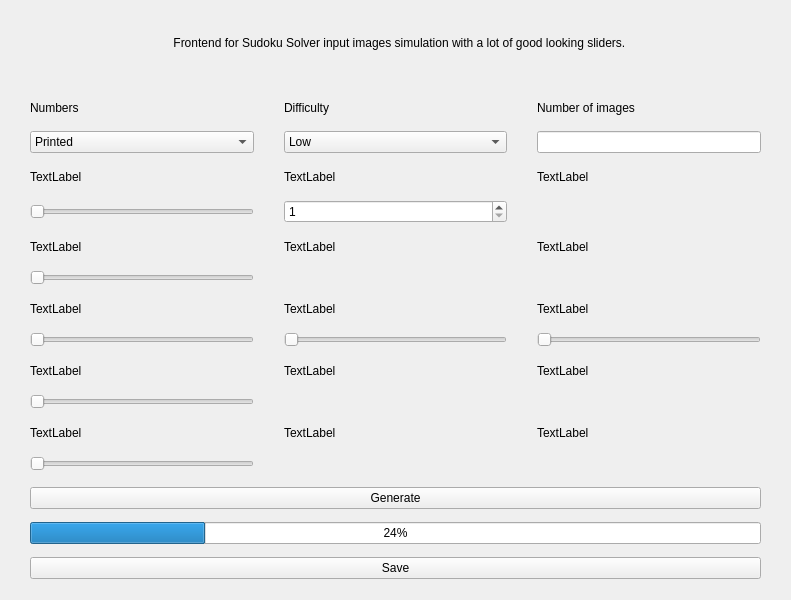
<?xml version="1.0" encoding="UTF-8"?>
<ui version="4.0">
 <class>Form</class>
 <widget class="QWidget" name="Form">
  <property name="enabled">
   <bool>true</bool>
  </property>
  <property name="geometry">
   <rect>
    <x>0</x>
    <y>0</y>
    <width>791</width>
    <height>600</height>
   </rect>
  </property>
  <property name="minimumSize">
   <size>
    <width>791</width>
    <height>600</height>
   </size>
  </property>
  <property name="maximumSize">
   <size>
    <width>792</width>
    <height>600</height>
   </size>
  </property>
  <property name="windowTitle">
   <string>Form</string>
  </property>
  <widget class="QWidget" name="gridLayoutWidget">
   <property name="geometry">
    <rect>
     <x>10</x>
     <y>480</y>
     <width>771</width>
     <height>108</height>
    </rect>
   </property>
   <layout class="QGridLayout" name="gridLayout">
    <property name="leftMargin">
     <number>20</number>
    </property>
    <property name="rightMargin">
     <number>20</number>
    </property>
    <item row="3" column="0">
     <widget class="QPushButton" name="pushButton_2">
      <property name="text">
       <string>Save</string>
      </property>
     </widget>
    </item>
    <item row="2" column="0">
     <widget class="QProgressBar" name="progressBar">
      <property name="value">
       <number>24</number>
      </property>
     </widget>
    </item>
    <item row="1" column="0">
     <widget class="QPushButton" name="pushButton">
      <property name="text">
       <string>Generate</string>
      </property>
     </widget>
    </item>
   </layout>
  </widget>
  <widget class="QWidget" name="gridLayoutWidget_2">
   <property name="geometry">
    <rect>
     <x>10</x>
     <y>90</y>
     <width>771</width>
     <height>381</height>
    </rect>
   </property>
   <layout class="QGridLayout" name="gridLayout_2" rowstretch="0,0,0,0,0,0,0,0,0,0,0,0,0,0" columnstretch="0,0,0">
    <property name="sizeConstraint">
     <enum>QLayout::SetMaximumSize</enum>
    </property>
    <property name="leftMargin">
     <number>20</number>
    </property>
    <property name="rightMargin">
     <number>20</number>
    </property>
    <property name="horizontalSpacing">
     <number>30</number>
    </property>
    <property name="verticalSpacing">
     <number>6</number>
    </property>
    <item row="13" column="0">
     <widget class="QSlider" name="horizontalSlider_2">
      <property name="orientation">
       <enum>Qt::Horizontal</enum>
      </property>
     </widget>
    </item>
    <item row="4" column="0">
     <widget class="QSlider" name="horizontalSlider">
      <property name="orientation">
       <enum>Qt::Horizontal</enum>
      </property>
     </widget>
    </item>
    <item row="12" column="1">
     <widget class="QLabel" name="label_17">
      <property name="text">
       <string>TextLabel</string>
      </property>
     </widget>
    </item>
    <item row="11" column="0">
     <widget class="QSlider" name="horizontalSlider_4">
      <property name="orientation">
       <enum>Qt::Horizontal</enum>
      </property>
     </widget>
    </item>
    <item row="8" column="0">
     <widget class="QSlider" name="horizontalSlider_5">
      <property name="sizePolicy">
       <sizepolicy hsizetype="Expanding" vsizetype="Fixed">
        <horstretch>0</horstretch>
        <verstretch>0</verstretch>
       </sizepolicy>
      </property>
      <property name="orientation">
       <enum>Qt::Horizontal</enum>
      </property>
     </widget>
    </item>
    <item row="8" column="1">
     <widget class="QSlider" name="horizontalSlider_8">
      <property name="orientation">
       <enum>Qt::Horizontal</enum>
      </property>
     </widget>
    </item>
    <item row="8" column="2">
     <widget class="QSlider" name="horizontalSlider_6">
      <property name="sizePolicy">
       <sizepolicy hsizetype="Expanding" vsizetype="Fixed">
        <horstretch>0</horstretch>
        <verstretch>0</verstretch>
       </sizepolicy>
      </property>
      <property name="orientation">
       <enum>Qt::Horizontal</enum>
      </property>
     </widget>
    </item>
    <item row="6" column="0">
     <widget class="QSlider" name="horizontalSlider_7">
      <property name="orientation">
       <enum>Qt::Horizontal</enum>
      </property>
     </widget>
    </item>
    <item row="12" column="0">
     <widget class="QLabel" name="label">
      <property name="text">
       <string>TextLabel</string>
      </property>
     </widget>
    </item>
    <item row="10" column="0">
     <widget class="QLabel" name="label_2">
      <property name="text">
       <string>TextLabel</string>
      </property>
     </widget>
    </item>
    <item row="7" column="0">
     <widget class="QLabel" name="label_3">
      <property name="text">
       <string>TextLabel</string>
      </property>
     </widget>
    </item>
    <item row="5" column="0">
     <widget class="QLabel" name="label_4">
      <property name="text">
       <string>TextLabel</string>
      </property>
     </widget>
    </item>
    <item row="3" column="0">
     <widget class="QLabel" name="label_5">
      <property name="text">
       <string>TextLabel</string>
      </property>
     </widget>
    </item>
    <item row="1" column="0">
     <widget class="QLabel" name="label_6">
      <property name="text">
       <string>Numbers</string>
      </property>
     </widget>
    </item>
    <item row="1" column="1">
     <widget class="QLabel" name="label_7">
      <property name="text">
       <string>Difficulty</string>
      </property>
     </widget>
    </item>
    <item row="1" column="2">
     <widget class="QLabel" name="label_8">
      <property name="text">
       <string>Number of images</string>
      </property>
     </widget>
    </item>
    <item row="3" column="1">
     <widget class="QLabel" name="label_9">
      <property name="text">
       <string>TextLabel</string>
      </property>
     </widget>
    </item>
    <item row="3" column="2">
     <widget class="QLabel" name="label_10">
      <property name="text">
       <string>TextLabel</string>
      </property>
     </widget>
    </item>
    <item row="5" column="1">
     <widget class="QLabel" name="label_11">
      <property name="text">
       <string>TextLabel</string>
      </property>
     </widget>
    </item>
    <item row="5" column="2">
     <widget class="QLabel" name="label_12">
      <property name="text">
       <string>TextLabel</string>
      </property>
     </widget>
    </item>
    <item row="7" column="1">
     <widget class="QLabel" name="label_13">
      <property name="text">
       <string>TextLabel</string>
      </property>
     </widget>
    </item>
    <item row="7" column="2">
     <widget class="QLabel" name="label_14">
      <property name="text">
       <string>TextLabel</string>
      </property>
     </widget>
    </item>
    <item row="10" column="1">
     <widget class="QLabel" name="label_15">
      <property name="text">
       <string>TextLabel</string>
      </property>
     </widget>
    </item>
    <item row="10" column="2">
     <widget class="QLabel" name="label_16">
      <property name="text">
       <string>TextLabel</string>
      </property>
     </widget>
    </item>
    <item row="12" column="2">
     <widget class="QLabel" name="label_18">
      <property name="text">
       <string>TextLabel</string>
      </property>
     </widget>
    </item>
    <item row="2" column="0">
     <widget class="QComboBox" name="comboBox">
      <item>
       <property name="text">
        <string>Printed</string>
       </property>
      </item>
      <item>
       <property name="text">
        <string>Hand written</string>
       </property>
      </item>
      <item>
       <property name="text">
        <string>Both </string>
       </property>
      </item>
     </widget>
    </item>
    <item row="2" column="1">
     <widget class="QComboBox" name="comboBox_2">
      <item>
       <property name="text">
        <string>Low</string>
       </property>
      </item>
      <item>
       <property name="text">
        <string>Medium</string>
       </property>
      </item>
      <item>
       <property name="text">
        <string>High</string>
       </property>
      </item>
      <item>
       <property name="text">
        <string>Mixed</string>
       </property>
      </item>
     </widget>
    </item>
    <item row="4" column="1">
     <widget class="QSpinBox" name="spinBox">
      <property name="minimum">
       <number>1</number>
      </property>
      <property name="maximum">
       <number>900</number>
      </property>
      <property name="singleStep">
       <number>50</number>
      </property>
     </widget>
    </item>
    <item row="2" column="2">
     <widget class="QLineEdit" name="lineEdit"/>
    </item>
   </layout>
  </widget>
  <widget class="QLabel" name="label_19">
   <property name="geometry">
    <rect>
     <x>17</x>
     <y>17</y>
     <width>761</width>
     <height>51</height>
    </rect>
   </property>
   <property name="text">
    <string>                                               Frontend for Sudoku Solver input images simulation with a lot of good looking sliders.</string>
   </property>
  </widget>
 </widget>
 <resources/>
 <connections/>
</ui>
